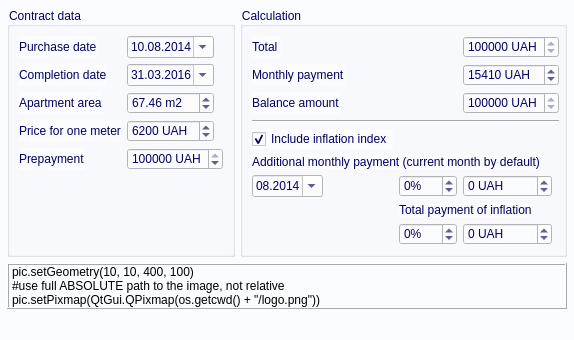
 <widget class="QMainWindow" name="MainWindow">
  <property name="geometry">
   <rect>
    <x>0</x>
    <y>0</y>
    <width>517</width>
    <height>310</height>
   </rect>
  </property>
  <property name="palette">
   <palette>
    <active>
     <colorrole role="Button">
      <brush brushstyle="SolidPattern">
       <color alpha="255">
        <red>251</red>
        <green>252</green>
        <blue>255</blue>
       </color>
      </brush>
     </colorrole>
     <colorrole role="Base">
      <brush brushstyle="SolidPattern">
       <color alpha="255">
        <red>251</red>
        <green>252</green>
        <blue>255</blue>
       </color>
      </brush>
     </colorrole>
     <colorrole role="Window">
      <brush brushstyle="SolidPattern">
       <color alpha="255">
        <red>251</red>
        <green>252</green>
        <blue>255</blue>
       </color>
      </brush>
     </colorrole>
    </active>
    <inactive>
     <colorrole role="Button">
      <brush brushstyle="SolidPattern">
       <color alpha="255">
        <red>251</red>
        <green>252</green>
        <blue>255</blue>
       </color>
      </brush>
     </colorrole>
     <colorrole role="Base">
      <brush brushstyle="SolidPattern">
       <color alpha="255">
        <red>251</red>
        <green>252</green>
        <blue>255</blue>
       </color>
      </brush>
     </colorrole>
     <colorrole role="Window">
      <brush brushstyle="SolidPattern">
       <color alpha="255">
        <red>251</red>
        <green>252</green>
        <blue>255</blue>
       </color>
      </brush>
     </colorrole>
    </inactive>
    <disabled>
     <colorrole role="Button">
      <brush brushstyle="SolidPattern">
       <color alpha="255">
        <red>251</red>
        <green>252</green>
        <blue>255</blue>
       </color>
      </brush>
     </colorrole>
     <colorrole role="Base">
      <brush brushstyle="SolidPattern">
       <color alpha="255">
        <red>251</red>
        <green>252</green>
        <blue>255</blue>
       </color>
      </brush>
     </colorrole>
     <colorrole role="Window">
      <brush brushstyle="SolidPattern">
       <color alpha="255">
        <red>251</red>
        <green>252</green>
        <blue>255</blue>
       </color>
      </brush>
     </colorrole>
    </disabled>
   </palette>
  </property>
  <property name="font">
   <font>
    <pointsize>8</pointsize>
   </font>
  </property>
  <property name="windowTitle">
   <string>Payment</string>
  </property>
  <property name="windowIcon">
   <iconset>
    <normaloff>oselya.ico</normaloff>oselya.ico</iconset>
  </property>
  <property name="styleSheet">
   <string notr="true">background-color: rgb(251, 252, 255);</string>
  </property>
  <property name="tabShape">
   <enum>QTabWidget::Rounded</enum>
  </property>
  <widget class="QWidget" name="centralwidget">
   <layout class="QGridLayout" name="gridLayout_2">
    <property name="leftMargin">
     <number>7</number>
    </property>
    <property name="topMargin">
     <number>7</number>
    </property>
    <property name="rightMargin">
     <number>7</number>
    </property>
    <property name="horizontalSpacing">
     <number>5</number>
    </property>
    <item row="1" column="0" colspan="2">
     <widget class="QLabel" name="label_picture">
      <property name="sizePolicy">
       <sizepolicy hsizetype="Expanding" vsizetype="Expanding">
        <horstretch>0</horstretch>
        <verstretch>0</verstretch>
       </sizepolicy>
      </property>
      <property name="frameShape">
       <enum>QFrame::Box</enum>
      </property>
      <property name="frameShadow">
       <enum>QFrame::Raised</enum>
      </property>
      <property name="text">
       <string>pic.setGeometry(10, 10, 400, 100)
#use full ABSOLUTE path to the image, not relative
pic.setPixmap(QtGui.QPixmap(os.getcwd() + &quot;/logo.png&quot;))</string>
      </property>
     </widget>
    </item>
    <item row="0" column="0">
     <widget class="QGroupBox" name="groupBox">
      <property name="sizePolicy">
       <sizepolicy hsizetype="Fixed" vsizetype="Preferred">
        <horstretch>0</horstretch>
        <verstretch>0</verstretch>
       </sizepolicy>
      </property>
      <property name="styleSheet">
       <string notr="true">color: rgb(0, 0, 97);</string>
      </property>
      <property name="title">
       <string>Contract data</string>
      </property>
      <layout class="QFormLayout" name="formLayout">
       <item row="0" column="0">
        <widget class="QLabel" name="label">
         <property name="sizePolicy">
          <sizepolicy hsizetype="Fixed" vsizetype="Preferred">
           <horstretch>0</horstretch>
           <verstretch>0</verstretch>
          </sizepolicy>
         </property>
         <property name="styleSheet">
          <string notr="true">gridline-color: rgb(0, 0, 143);</string>
         </property>
         <property name="text">
          <string>Purchase date</string>
         </property>
        </widget>
       </item>
       <item row="0" column="1">
        <widget class="QDateEdit" name="date_start">
         <property name="sizePolicy">
          <sizepolicy hsizetype="Fixed" vsizetype="Fixed">
           <horstretch>0</horstretch>
           <verstretch>0</verstretch>
          </sizepolicy>
         </property>
         <property name="cursor">
          <cursorShape>PointingHandCursor</cursorShape>
         </property>
         <property name="styleSheet">
          <string notr="true">gridline-color: rgb(0, 0, 143);</string>
         </property>
         <property name="date">
          <date>
           <year>2014</year>
           <month>8</month>
           <day>10</day>
          </date>
         </property>
         <property name="displayFormat">
          <string>dd.MM.yyyy</string>
         </property>
         <property name="calendarPopup">
          <bool>true</bool>
         </property>
        </widget>
       </item>
       <item row="1" column="0">
        <widget class="QLabel" name="label_2">
         <property name="sizePolicy">
          <sizepolicy hsizetype="Fixed" vsizetype="Preferred">
           <horstretch>0</horstretch>
           <verstretch>0</verstretch>
          </sizepolicy>
         </property>
         <property name="styleSheet">
          <string notr="true">gridline-color: rgb(0, 0, 143);</string>
         </property>
         <property name="text">
          <string>Completion date</string>
         </property>
        </widget>
       </item>
       <item row="1" column="1">
        <widget class="QDateEdit" name="date_end">
         <property name="sizePolicy">
          <sizepolicy hsizetype="Fixed" vsizetype="Fixed">
           <horstretch>0</horstretch>
           <verstretch>0</verstretch>
          </sizepolicy>
         </property>
         <property name="cursor">
          <cursorShape>PointingHandCursor</cursorShape>
         </property>
         <property name="styleSheet">
          <string notr="true">gridline-color: rgb(0, 0, 143);</string>
         </property>
         <property name="date">
          <date>
           <year>2016</year>
           <month>3</month>
           <day>31</day>
          </date>
         </property>
         <property name="displayFormat">
          <string>dd.MM.yyyy</string>
         </property>
         <property name="calendarPopup">
          <bool>true</bool>
         </property>
        </widget>
       </item>
       <item row="2" column="0">
        <widget class="QLabel" name="label_3">
         <property name="sizePolicy">
          <sizepolicy hsizetype="Fixed" vsizetype="Preferred">
           <horstretch>0</horstretch>
           <verstretch>0</verstretch>
          </sizepolicy>
         </property>
         <property name="font">
          <font>
           <italic>false</italic>
          </font>
         </property>
         <property name="styleSheet">
          <string notr="true">gridline-color: rgb(0, 0, 143);</string>
         </property>
         <property name="text">
          <string>Apartment area</string>
         </property>
        </widget>
       </item>
       <item row="2" column="1">
        <widget class="QDoubleSpinBox" name="SpinBox_square">
         <property name="sizePolicy">
          <sizepolicy hsizetype="Preferred" vsizetype="Fixed">
           <horstretch>0</horstretch>
           <verstretch>0</verstretch>
          </sizepolicy>
         </property>
         <property name="maximumSize">
          <size>
           <width>87</width>
           <height>16777215</height>
          </size>
         </property>
         <property name="cursor">
          <cursorShape>PointingHandCursor</cursorShape>
         </property>
         <property name="styleSheet">
          <string notr="true">gridline-color: rgb(0, 0, 143);</string>
         </property>
         <property name="accelerated">
          <bool>true</bool>
         </property>
         <property name="correctionMode">
          <enum>QAbstractSpinBox::CorrectToNearestValue</enum>
         </property>
         <property name="keyboardTracking">
          <bool>false</bool>
         </property>
         <property name="prefix">
          <string/>
         </property>
         <property name="suffix">
          <string> m2</string>
         </property>
         <property name="maximum">
          <double>300.990000000000009</double>
         </property>
         <property name="value">
          <double>67.459999999999994</double>
         </property>
        </widget>
       </item>
       <item row="3" column="0">
        <widget class="QLabel" name="label_4">
         <property name="sizePolicy">
          <sizepolicy hsizetype="Fixed" vsizetype="Preferred">
           <horstretch>0</horstretch>
           <verstretch>0</verstretch>
          </sizepolicy>
         </property>
         <property name="styleSheet">
          <string notr="true">gridline-color: rgb(0, 0, 143);</string>
         </property>
         <property name="text">
          <string>Price for one meter</string>
         </property>
        </widget>
       </item>
       <item row="3" column="1">
        <widget class="QSpinBox" name="spinBox_price">
         <property name="sizePolicy">
          <sizepolicy hsizetype="Preferred" vsizetype="Fixed">
           <horstretch>0</horstretch>
           <verstretch>0</verstretch>
          </sizepolicy>
         </property>
         <property name="maximumSize">
          <size>
           <width>87</width>
           <height>16777215</height>
          </size>
         </property>
         <property name="cursor">
          <cursorShape>PointingHandCursor</cursorShape>
         </property>
         <property name="styleSheet">
          <string notr="true">gridline-color: rgb(0, 0, 143);</string>
         </property>
         <property name="accelerated">
          <bool>true</bool>
         </property>
         <property name="correctionMode">
          <enum>QAbstractSpinBox::CorrectToNearestValue</enum>
         </property>
         <property name="keyboardTracking">
          <bool>false</bool>
         </property>
         <property name="suffix">
          <string> UAH</string>
         </property>
         <property name="minimum">
          <number>5000</number>
         </property>
         <property name="maximum">
          <number>20000</number>
         </property>
         <property name="singleStep">
          <number>100</number>
         </property>
         <property name="value">
          <number>6200</number>
         </property>
        </widget>
       </item>
       <item row="4" column="0">
        <widget class="QLabel" name="label_5">
         <property name="sizePolicy">
          <sizepolicy hsizetype="Fixed" vsizetype="Preferred">
           <horstretch>0</horstretch>
           <verstretch>0</verstretch>
          </sizepolicy>
         </property>
         <property name="styleSheet">
          <string notr="true">gridline-color: rgb(0, 0, 143);</string>
         </property>
         <property name="text">
          <string>Prepayment</string>
         </property>
        </widget>
       </item>
       <item row="4" column="1">
        <widget class="QSpinBox" name="spinBox_prepainment">
         <property name="sizePolicy">
          <sizepolicy hsizetype="Fixed" vsizetype="Fixed">
           <horstretch>0</horstretch>
           <verstretch>0</verstretch>
          </sizepolicy>
         </property>
         <property name="cursor">
          <cursorShape>PointingHandCursor</cursorShape>
         </property>
         <property name="contextMenuPolicy">
          <enum>Qt::NoContextMenu</enum>
         </property>
         <property name="styleSheet">
          <string notr="true">gridline-color: rgb(0, 0, 143);</string>
         </property>
         <property name="accelerated">
          <bool>true</bool>
         </property>
         <property name="correctionMode">
          <enum>QAbstractSpinBox::CorrectToNearestValue</enum>
         </property>
         <property name="keyboardTracking">
          <bool>false</bool>
         </property>
         <property name="suffix">
          <string> UAH</string>
         </property>
         <property name="prefix">
          <string/>
         </property>
         <property name="minimum">
          <number>0</number>
         </property>
         <property name="maximum">
          <number>1000000</number>
         </property>
         <property name="singleStep">
          <number>100</number>
         </property>
         <property name="value">
          <number>125500</number>
         </property>
        </widget>
       </item>
      </layout>
     </widget>
    </item>
    <item row="0" column="1" alignment="Qt::AlignLeft">
     <widget class="QGroupBox" name="groupBox_2">
      <property name="sizePolicy">
       <sizepolicy hsizetype="Fixed" vsizetype="Fixed">
        <horstretch>0</horstretch>
        <verstretch>0</verstretch>
       </sizepolicy>
      </property>
      <property name="styleSheet">
       <string notr="true">color: rgb(0, 0, 97);</string>
      </property>
      <property name="title">
       <string notr="true">Calculation</string>
      </property>
      <property name="alignment">
       <set>Qt::AlignLeading|Qt::AlignLeft|Qt::AlignVCenter</set>
      </property>
      <property name="flat">
       <bool>false</bool>
      </property>
      <property name="checkable">
       <bool>false</bool>
      </property>
      <layout class="QGridLayout" name="gridLayout">
       <property name="rightMargin">
        <number>5</number>
       </property>
       <item row="1" column="2">
        <widget class="QSpinBox" name="spinBox_total">
         <property name="enabled">
          <bool>true</bool>
         </property>
         <property name="sizePolicy">
          <sizepolicy hsizetype="Fixed" vsizetype="Fixed">
           <horstretch>0</horstretch>
           <verstretch>0</verstretch>
          </sizepolicy>
         </property>
         <property name="minimumSize">
          <size>
           <width>84</width>
           <height>0</height>
          </size>
         </property>
         <property name="cursor">
          <cursorShape>PointingHandCursor</cursorShape>
         </property>
         <property name="wrapping">
          <bool>false</bool>
         </property>
         <property name="frame">
          <bool>true</bool>
         </property>
         <property name="readOnly">
          <bool>true</bool>
         </property>
         <property name="accelerated">
          <bool>false</bool>
         </property>
         <property name="suffix">
          <string> UAH</string>
         </property>
         <property name="prefix">
          <string/>
         </property>
         <property name="minimum">
          <number>200000</number>
         </property>
         <property name="maximum">
          <number>2000000</number>
         </property>
         <property name="singleStep">
          <number>10</number>
         </property>
         <property name="value">
          <number>200000</number>
         </property>
        </widget>
       </item>
       <item row="2" column="0" colspan="2">
        <widget class="QLabel" name="label_8">
         <property name="sizePolicy">
          <sizepolicy hsizetype="Fixed" vsizetype="Expanding">
           <horstretch>0</horstretch>
           <verstretch>0</verstretch>
          </sizepolicy>
         </property>
         <property name="text">
          <string>Monthly payment</string>
         </property>
        </widget>
       </item>
       <item row="2" column="2">
        <widget class="QSpinBox" name="spinBox_mon_pay">
         <property name="sizePolicy">
          <sizepolicy hsizetype="Fixed" vsizetype="Fixed">
           <horstretch>0</horstretch>
           <verstretch>0</verstretch>
          </sizepolicy>
         </property>
         <property name="minimumSize">
          <size>
           <width>84</width>
           <height>0</height>
          </size>
         </property>
         <property name="cursor">
          <cursorShape>PointingHandCursor</cursorShape>
         </property>
         <property name="wrapping">
          <bool>false</bool>
         </property>
         <property name="frame">
          <bool>true</bool>
         </property>
         <property name="specialValueText">
          <string notr="true"/>
         </property>
         <property name="accelerated">
          <bool>true</bool>
         </property>
         <property name="correctionMode">
          <enum>QAbstractSpinBox::CorrectToNearestValue</enum>
         </property>
         <property name="keyboardTracking">
          <bool>false</bool>
         </property>
         <property name="suffix">
          <string> UAH</string>
         </property>
         <property name="prefix">
          <string/>
         </property>
         <property name="minimum">
          <number>1000</number>
         </property>
         <property name="maximum">
          <number>2000000</number>
         </property>
         <property name="singleStep">
          <number>100</number>
         </property>
         <property name="value">
          <number>15410</number>
         </property>
        </widget>
       </item>
       <item row="3" column="0" colspan="2">
        <widget class="QLabel" name="label_9">
         <property name="sizePolicy">
          <sizepolicy hsizetype="Fixed" vsizetype="Expanding">
           <horstretch>0</horstretch>
           <verstretch>0</verstretch>
          </sizepolicy>
         </property>
         <property name="text">
          <string>Balance amount</string>
         </property>
        </widget>
       </item>
       <item row="3" column="2">
        <widget class="QSpinBox" name="spinBox_balance_amount">
         <property name="enabled">
          <bool>true</bool>
         </property>
         <property name="sizePolicy">
          <sizepolicy hsizetype="Fixed" vsizetype="Fixed">
           <horstretch>0</horstretch>
           <verstretch>0</verstretch>
          </sizepolicy>
         </property>
         <property name="minimumSize">
          <size>
           <width>84</width>
           <height>0</height>
          </size>
         </property>
         <property name="cursor">
          <cursorShape>PointingHandCursor</cursorShape>
         </property>
         <property name="wrapping">
          <bool>true</bool>
         </property>
         <property name="frame">
          <bool>true</bool>
         </property>
         <property name="readOnly">
          <bool>true</bool>
         </property>
         <property name="accelerated">
          <bool>false</bool>
         </property>
         <property name="suffix">
          <string> UAH</string>
         </property>
         <property name="prefix">
          <string/>
         </property>
         <property name="minimum">
          <number>200000</number>
         </property>
         <property name="maximum">
          <number>2000000</number>
         </property>
         <property name="singleStep">
          <number>10</number>
         </property>
         <property name="value">
          <number>200000</number>
         </property>
        </widget>
       </item>
       <item row="4" column="0" colspan="3">
        <widget class="Line" name="line_3">
         <property name="sizePolicy">
          <sizepolicy hsizetype="Expanding" vsizetype="Expanding">
           <horstretch>0</horstretch>
           <verstretch>0</verstretch>
          </sizepolicy>
         </property>
         <property name="minimumSize">
          <size>
           <width>0</width>
           <height>2</height>
          </size>
         </property>
         <property name="orientation">
          <enum>Qt::Horizontal</enum>
         </property>
        </widget>
       </item>
       <item row="6" column="0" colspan="3" alignment="Qt::AlignLeft">
        <widget class="QLabel" name="label_12">
         <property name="sizePolicy">
          <sizepolicy hsizetype="Fixed" vsizetype="Expanding">
           <horstretch>0</horstretch>
           <verstretch>0</verstretch>
          </sizepolicy>
         </property>
         <property name="text">
          <string>Additional monthly payment (current month by default)</string>
         </property>
        </widget>
       </item>
       <item row="7" column="0" alignment="Qt::AlignLeft">
        <widget class="QDateEdit" name="date_inflation">
         <property name="sizePolicy">
          <sizepolicy hsizetype="Fixed" vsizetype="Fixed">
           <horstretch>0</horstretch>
           <verstretch>0</verstretch>
          </sizepolicy>
         </property>
         <property name="minimumSize">
          <size>
           <width>68</width>
           <height>0</height>
          </size>
         </property>
         <property name="cursor">
          <cursorShape>PointingHandCursor</cursorShape>
         </property>
         <property name="date">
          <date>
           <year>2014</year>
           <month>8</month>
           <day>10</day>
          </date>
         </property>
         <property name="displayFormat">
          <string>MM.yyyy</string>
         </property>
         <property name="calendarPopup">
          <bool>true</bool>
         </property>
        </widget>
       </item>
       <item row="7" column="1">
        <widget class="QSpinBox" name="spinBox_mon_percent">
         <property name="sizePolicy">
          <sizepolicy hsizetype="Fixed" vsizetype="Fixed">
           <horstretch>0</horstretch>
           <verstretch>0</verstretch>
          </sizepolicy>
         </property>
         <property name="minimumSize">
          <size>
           <width>40</width>
           <height>0</height>
          </size>
         </property>
         <property name="cursor">
          <cursorShape>PointingHandCursor</cursorShape>
         </property>
         <property name="wrapping">
          <bool>true</bool>
         </property>
         <property name="frame">
          <bool>true</bool>
         </property>
         <property name="accelerated">
          <bool>false</bool>
         </property>
         <property name="suffix">
          <string>%</string>
         </property>
         <property name="prefix">
          <string/>
         </property>
         <property name="minimum">
          <number>0</number>
         </property>
         <property name="maximum">
          <number>200</number>
         </property>
         <property name="singleStep">
          <number>1</number>
         </property>
         <property name="value">
          <number>0</number>
         </property>
        </widget>
       </item>
       <item row="7" column="2">
        <widget class="QSpinBox" name="spinBox_mon_uah">
         <property name="sizePolicy">
          <sizepolicy hsizetype="Fixed" vsizetype="Fixed">
           <horstretch>0</horstretch>
           <verstretch>0</verstretch>
          </sizepolicy>
         </property>
         <property name="minimumSize">
          <size>
           <width>84</width>
           <height>0</height>
          </size>
         </property>
         <property name="cursor">
          <cursorShape>PointingHandCursor</cursorShape>
         </property>
         <property name="wrapping">
          <bool>true</bool>
         </property>
         <property name="frame">
          <bool>true</bool>
         </property>
         <property name="accelerated">
          <bool>false</bool>
         </property>
         <property name="suffix">
          <string> UAH</string>
         </property>
         <property name="prefix">
          <string/>
         </property>
         <property name="minimum">
          <number>0</number>
         </property>
         <property name="maximum">
          <number>50000</number>
         </property>
         <property name="singleStep">
          <number>10</number>
         </property>
         <property name="value">
          <number>0</number>
         </property>
        </widget>
       </item>
       <item row="8" column="1" colspan="2">
        <widget class="QLabel" name="label_11">
         <property name="sizePolicy">
          <sizepolicy hsizetype="Fixed" vsizetype="Expanding">
           <horstretch>0</horstretch>
           <verstretch>0</verstretch>
          </sizepolicy>
         </property>
         <property name="text">
          <string>Total payment of inflation</string>
         </property>
        </widget>
       </item>
       <item row="9" column="1">
        <widget class="QSpinBox" name="spinBox_total_percent">
         <property name="sizePolicy">
          <sizepolicy hsizetype="Fixed" vsizetype="Fixed">
           <horstretch>0</horstretch>
           <verstretch>0</verstretch>
          </sizepolicy>
         </property>
         <property name="minimumSize">
          <size>
           <width>40</width>
           <height>0</height>
          </size>
         </property>
         <property name="cursor">
          <cursorShape>PointingHandCursor</cursorShape>
         </property>
         <property name="wrapping">
          <bool>true</bool>
         </property>
         <property name="frame">
          <bool>true</bool>
         </property>
         <property name="accelerated">
          <bool>false</bool>
         </property>
         <property name="suffix">
          <string>%</string>
         </property>
         <property name="prefix">
          <string/>
         </property>
         <property name="minimum">
          <number>0</number>
         </property>
         <property name="maximum">
          <number>200</number>
         </property>
         <property name="singleStep">
          <number>1</number>
         </property>
         <property name="value">
          <number>0</number>
         </property>
        </widget>
       </item>
       <item row="9" column="2">
        <widget class="QSpinBox" name="spinBoxtotal_uah">
         <property name="sizePolicy">
          <sizepolicy hsizetype="Fixed" vsizetype="Fixed">
           <horstretch>0</horstretch>
           <verstretch>0</verstretch>
          </sizepolicy>
         </property>
         <property name="minimumSize">
          <size>
           <width>84</width>
           <height>0</height>
          </size>
         </property>
         <property name="cursor">
          <cursorShape>PointingHandCursor</cursorShape>
         </property>
         <property name="wrapping">
          <bool>true</bool>
         </property>
         <property name="frame">
          <bool>true</bool>
         </property>
         <property name="accelerated">
          <bool>false</bool>
         </property>
         <property name="suffix">
          <string> UAH</string>
         </property>
         <property name="prefix">
          <string/>
         </property>
         <property name="minimum">
          <number>0</number>
         </property>
         <property name="maximum">
          <number>50000</number>
         </property>
         <property name="singleStep">
          <number>10</number>
         </property>
         <property name="value">
          <number>0</number>
         </property>
        </widget>
       </item>
       <item row="1" column="0">
        <widget class="QLabel" name="label_6">
         <property name="sizePolicy">
          <sizepolicy hsizetype="Fixed" vsizetype="Expanding">
           <horstretch>0</horstretch>
           <verstretch>0</verstretch>
          </sizepolicy>
         </property>
         <property name="text">
          <string>Total </string>
         </property>
        </widget>
       </item>
       <item row="5" column="0">
        <widget class="QCheckBox" name="checkBox">
         <property name="enabled">
          <bool>true</bool>
         </property>
         <property name="sizePolicy">
          <sizepolicy hsizetype="Expanding" vsizetype="Expanding">
           <horstretch>0</horstretch>
           <verstretch>0</verstretch>
          </sizepolicy>
         </property>
         <property name="focusPolicy">
          <enum>Qt::NoFocus</enum>
         </property>
         <property name="text">
          <string>Include inflation index</string>
         </property>
         <property name="checked">
          <bool>true</bool>
         </property>
        </widget>
       </item>
      </layout>
     </widget>
    </item>
   </layout>
  </widget>
  <widget class="QStatusBar" name="statusbar"/>
  <action name="actionClear_all">
   <property name="icon">
    <iconset>
     <normaloff>../../../../Python27/to_exe/py2exe/img/green.png</normaloff>../../../../Python27/to_exe/py2exe/img/green.png</iconset>
   </property>
   <property name="text">
    <string>Clear all</string>
   </property>
  </action>
  <action name="actionSave_as_txt">
   <property name="icon">
    <iconset>
     <normaloff>../../../../Python27/to_exe/py2exe/img/green.png</normaloff>../../../../Python27/to_exe/py2exe/img/green.png</iconset>
   </property>
   <property name="text">
    <string>Save as .txt</string>
   </property>
  </action>
  <action name="actionExit">
   <property name="icon">
    <iconset>
     <normaloff>../../../../Python27/to_exe/py2exe/img/red.png</normaloff>../../../../Python27/to_exe/py2exe/img/red.png</iconset>
   </property>
   <property name="text">
    <string>Exit</string>
   </property>
  </action>
 </widget>
